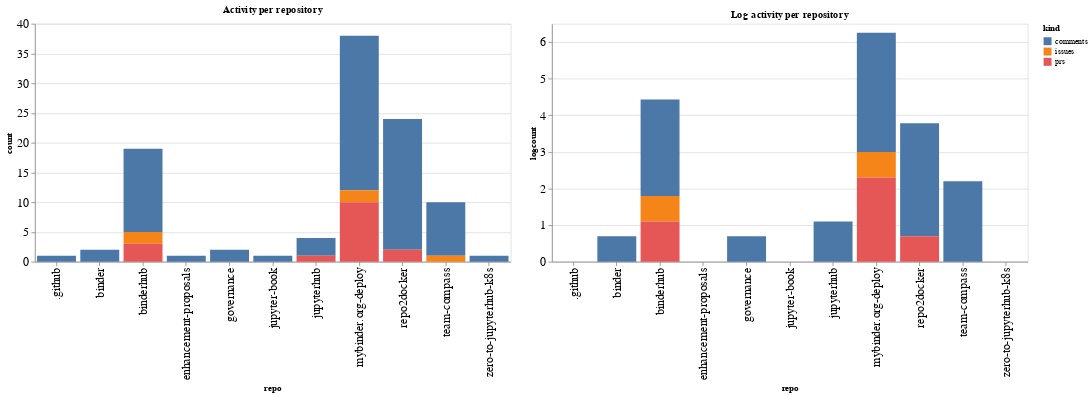

Write notebook code for a chart like this one.
### Code cell
ch1 = alt.Chart(repo_summaries, width=600, title="Activity per repository").mark_bar().encode(
    x='repo',
    y='count',
    color='kind',
    tooltip="kind"
)

ch2 = alt.Chart(repo_summaries, width=600, title="Log activity per repository").mark_bar().encode(
    x='repo',
    y='logcount',
    color='kind',
    tooltip="kind"
)

ch1 | ch2

### Figure 1 — Vega-Lite specification as saved in the notebook (floating-point values rounded to 4 significant figures)
{"config": {"axisLeft": {"labelFontSize": 15}, "axisBottom": {"labelFontSize": 15}}, "hconcat": [{"mark": "bar", "encoding": {"color": {"type": "nominal", "field": "kind"}, "tooltip": {"type": "nominal", "field": "kind"}, "x": {"type": "nominal", "field": "repo"}, "y": {"type": "quantitative", "field": "count"}}, "title": "Activity per repository", "width": 600}, {"mark": "bar", "encoding": {"color": {"type": "nominal", "field": "kind"}, "tooltip": {"type": "nominal", "field": "kind"}, "x": {"type": "nominal", "field": "repo"}, "y": {"type": "quantitative", "field": "logcount"}}, "title": "Log activity per repository", "width": 600}], "data": {"name": "data-bf087d7d1c3f9c7fb493b2d873fdfe1c"}, "$schema": "https://vega.github.io/schema/vega-lite/v4.8.1.json", "datasets": {"data-bf087d7d1c3f9c7fb493b2d873fdfe1c": [{"repo": ".github", "kind": "comments", "count": 1, "logcount": 0.0}, {"repo": "binder", "kind": "comments", "count": 2, "logcount": 0.6931}, {"repo": "binderhub", "kind": "comments", "count": 14, "logcount": 2.639}, {"repo": "binderhub", "kind": "issues", "count": 2, "logcount": 0.6931}, {"repo": "binderhub", "kind": "prs", "count": 3, "logcount": 1.099}, {"repo": "enhancement-proposals", "kind": "comments", "count": 1, "logcount": 0.0}, {"repo": "governance", "kind": "comments", "count": 2, "logcount": 0.6931}, {"repo": "jupyter-book", "kind": "comments", "count": 1, "logcount": 0.0}, {"repo": "jupyterhub", "kind": "comments", "count": 3, "logcount": 1.099}, {"repo": "jupyterhub", "kind": "prs", "count": 1, "logcount": 0.0}, {"repo": "mybinder.org-deploy", "kind": "comments", "count": 26, "logcount": 3.258}, {"repo": "mybinder.org-deploy", "kind": "issues", "count": 2, "logcount": 0.6931}, {"repo": "mybinder.org-deploy", "kind": "prs", "count": 10, "logcount": 2.303}, {"repo": "repo2docker", "kind": "comments", "count": 22, "logcount": 3.091}, {"repo": "repo2docker", "kind": "prs", "count": 2, "logcount": 0.6931}, {"repo": "team-compass", "kind": "comments", "count": 9, "logcount": 2.197}, {"repo": "team-compass", "kind": "issues", "count": 1, "logcount": 0.0}, {"repo": "zero-to-jupyterhub-k8s", "kind": "comments", "count": 1, "logcount": 0.0}]}}
